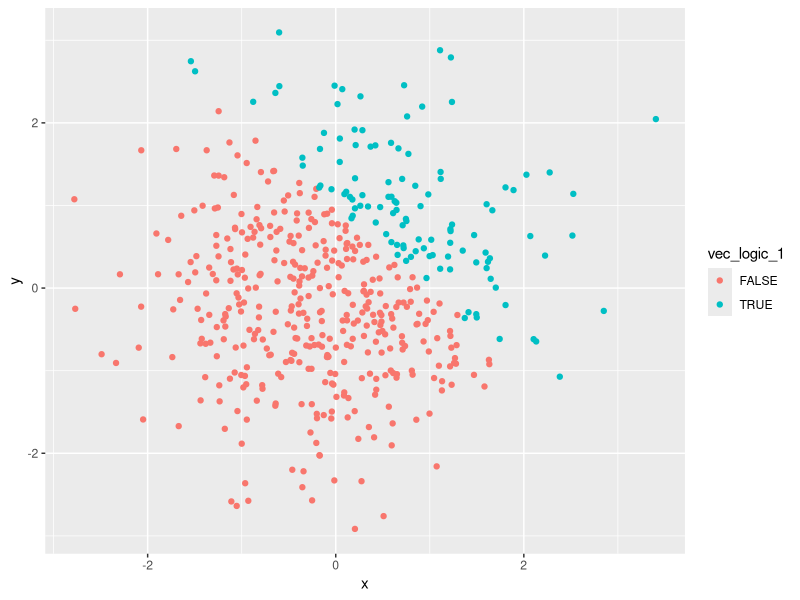
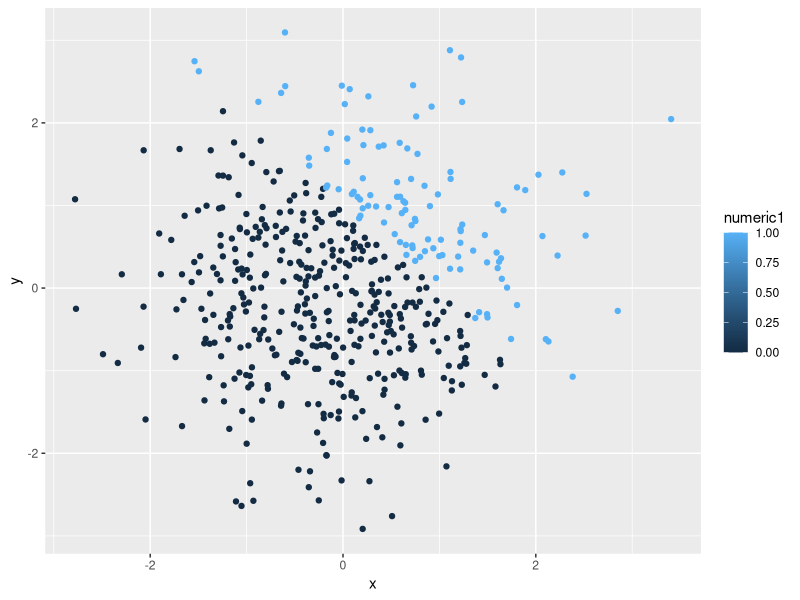
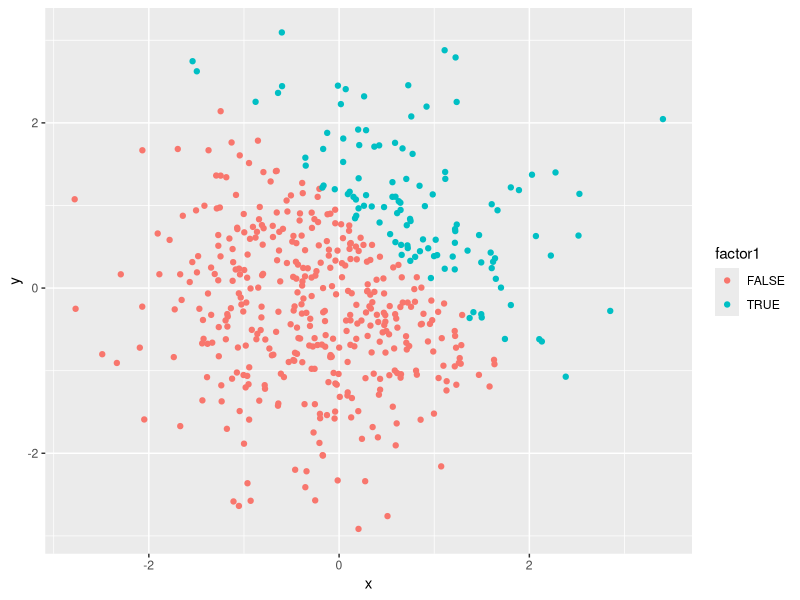
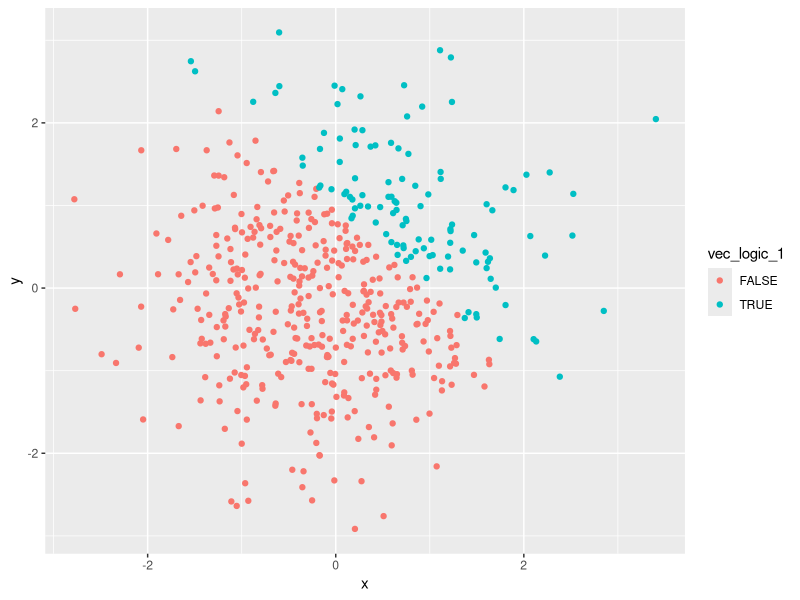

These charts were generated, in order, by the following R code:
## ---- chunk 1
library(tidyverse)
## ---- chunk 2
# 1.creating a random sample of size 8 from a standard normal distribution
# 2.a logical vector indicating whether elements of the sample are greater than 0
# 3.a character vector of length 8
# 4.a factor vector of length 8, with 3 different factor "levels"
problem1_df=tibble(
  number= rnorm(8),
  vec_logic = number>0,
  vec_char = c("I'm", "a", "fan", "of", "pineapple", "on", "pizza", "yum!"),
  vec_factor= factor(c("level1", "level2", "level3", "level3", "level1", "level2", "level3", "level1"))
)
## ---- chunk 3
#create variable
number=pull(problem1_df, var=number)
overzero=pull(problem1_df, var=vec_logic)
characters=pull(problem1_df, var=vec_char)
levels=pull(problem1_df, var=vec_factor)

#trying to find mean of each variable
mean(number)
mean(overzero)
mean(characters)
mean(levels)

## ---- chunk 4
#convert the logical vector to numeric, and multiple the random sample by the result
overzero_numeric=number*as.numeric(overzero)
overzero_numeric

#convert the logical vector to a factor, and multiple the random sample by the result
overzero_factor=number*as.factor(overzero)
overzero_factor

#convert the logical vector to a factor and then convert the result to numeric, and multiply the random sample by the result
overzero_factor_numeric=number*as.numeric(as.factor(overzero))
overzero_factor_numeric
## ---- chunk 5
problem2_df=tibble(
  x=rnorm(500),
  y=rnorm(500),
  vec_logic_1=(x+y)>1,
  numeric1=as.numeric(vec_logic_1),
  factor1=as.factor(vec_logic_1)
)
## ---- chunk 6
#scatterplot of the logic variables
ggplot(problem2_df, aes(x=x, y=y, color=vec_logic_1)) + geom_point()
#saving ggplot with ggsave
ggsave("plot1.png", width=5, height=5)
## ---- chunk 7
#scatterplot of numeric variable
ggplot(problem2_df, aes(x=x, y=y, color=numeric1)) + geom_point()
## ---- chunk 8
#scatterplot of factor variables
ggplot(problem2_df, aes(x=x, y=y, color=factor1)) + geom_point()
